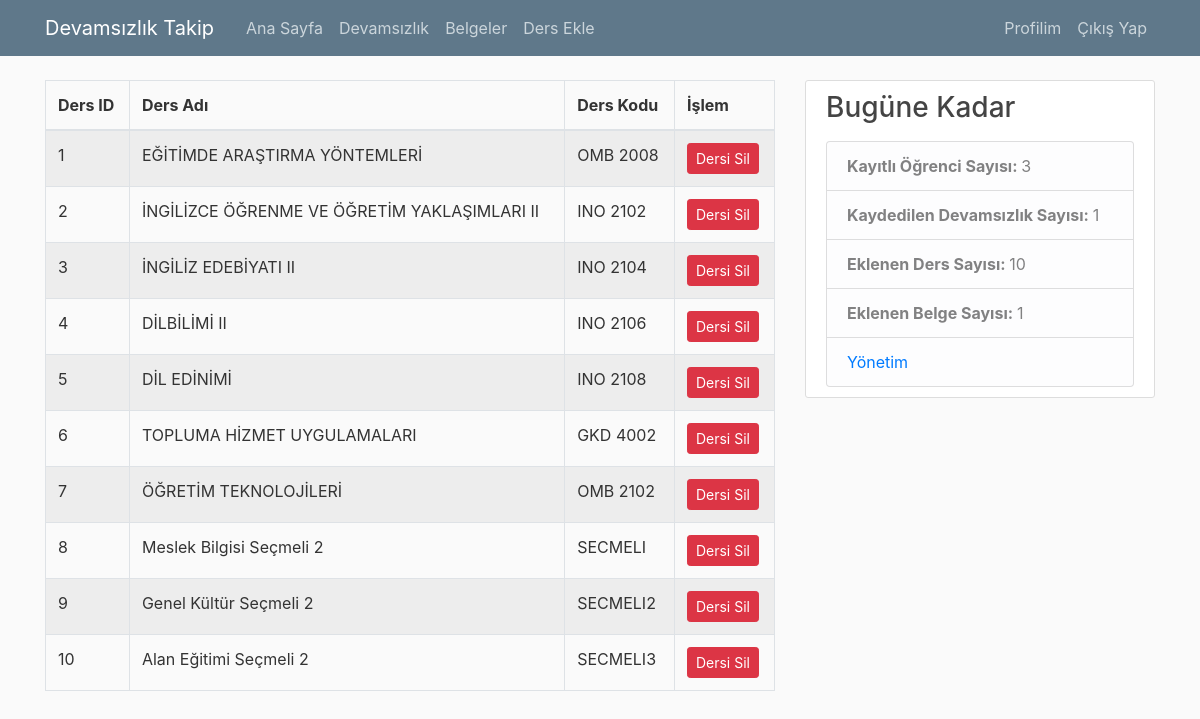
The app's page /admin/lectures (signed in) with its own data.
### dtp/models.py (models this page shows, shortened)
class Lecture(db.Model):
    id = db.Column(db.Integer, primary_key=True)
    name = db.Column(db.String(64), nullable=False, unique=True)
    code = db.Column(db.String(64), nullable=False, unique=True)

### dtp/admin/routes.py (the view)
@admin.route('/lectures', methods=['GET', 'POST'])
@login_required
def lectures():
    lectures = Lecture.query.all()
    return render_template('lectures.html', lectures = lectures)

### dtp/__init__.py (called while the page is built)
@app.context_processor
def inject_to_base():
    folder_path = os.path.join('dtp', 'static', 'docs')
    file_count = len([f for f in os.listdir(folder_path) if os.path.isfile(os.path.join(folder_path, f))])
    total_students = db.session.query(Student).count()
    total_lectures = db.session.query(Lecture).count()
    total_unattendances = db.session.query(Unattendance).count()
    return {'total_students': total_students,
            'total_lectures': total_lectures,
            'total_unattendances': total_unattendances,
            'total_files': file_count}

### dtp/models.py (called while the page is built)
@login_manager.user_loader
def load_user(student_id):
    return Student.query.get(int(student_id))

### dtp/templates/lectures.html
{% extends "base.html" %}
{% block content %}
<table class="table table-bordered table-striped">
    <thead>
      <tr>
        <th>Ders ID</th>
        <th>Ders Adı</th>
        <th>Ders Kodu</th>
        <th>İşlem</th>
      </tr>
    </thead>
    <tbody>
    {% if lectures %}
    {% for lecture in lectures %}
    <tr>
        <td>{{ lecture.id }}</td>
        <td>{{ lecture.name }}</td>
        <td>{{ lecture.code }}</td>
        <td>
            <form action="{{ url_for('admin.delete_lecture', id=lecture.id) }}" method="POST">
                <button type="submit" class="btn btn-danger btn-sm">Dersi Sil</button>
            </form>
        </td>
      </tr>
    {% endfor %}
    {% else %}
    <tr>
        <td colspan="4">Ders kaydı bulunamadı.</td>
    </tr>
    {% endif %}
    </tbody>
</table>
{% endblock content %}

### dtp/static/main.css (style rules this page uses)
body { background: #fafafa; color: #333333; margin-top: 5rem; }

### records on screen
Lecture: id "1", name "EĞİTİMDE ARAŞTIRMA YÖNTEMLERİ", code "OMB 2008"
Lecture: id "2", name "İNGİLİZCE ÖĞRENME VE ÖĞRETİM YAKLAŞIMLARI II", code "INO 2102"
Lecture: id "3", name "İNGİLİZ EDEBİYATI II", code "INO 2104"
Lecture: id "4", name "DİLBİLİMİ II", code "INO 2106"
Lecture: id "5", name "DİL EDİNİMİ", code "INO 2108"
Lecture: id "6", name "TOPLUMA HİZMET UYGULAMALARI", code "GKD 4002"
Lecture: id "7", name "ÖĞRETİM TEKNOLOJİLERİ", code "OMB 2102"
Lecture: id "8", name "Meslek Bilgisi Seçmeli 2", code "SECMELI"
Lecture: id "9", name "Genel Kültür Seçmeli 2", code "SECMELI2"
Lecture: id "10", name "Alan Eğitimi Seçmeli 2", code "SECMELI3"

### other values on screen
{{ total_students }} "3"
{{ total_unattendances }} "1"
{{ total_lectures }} "10"
{{ total_files }} "1"
